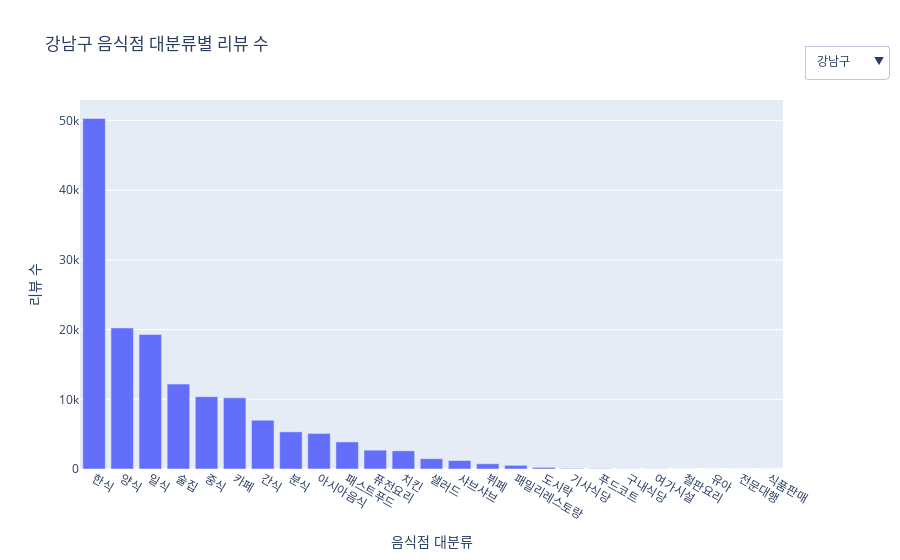

The cell this chart's notebook holds for it:
### Code cell
seoul_grouped = seoul_df.groupby(['구군', 'diner_category_large']).agg({'review_id': 'count'}).reset_index()
seoul_grouped.columns = ['구군', '카테고리', '리뷰수']

gu_list = seoul_grouped['구군'].unique()

fig = go.Figure()

for i, gu in enumerate(gu_list):
    df_gu = seoul_grouped[seoul_grouped['구군'] == gu].sort_values('리뷰수', ascending=False)

    fig.add_trace(go.Bar(
        x=df_gu['카테고리'],
        y=df_gu['리뷰수'],
        name=gu,
        visible=(i == 0)
    ))

dropdown_buttons = [
    dict(label=gu,
         method='update',
         args=[{'visible': [i == j for j in range(len(gu_list))]},
               {'title': f"{gu} 음식점 대분류별 리뷰 수"}])
    for i, gu in enumerate(gu_list)
]

fig.update_layout(
    updatemenus=[dict(
        active=0,
        buttons=dropdown_buttons,
        x=1.15,
        y=1.15,
        showactive=True
    )],
    title=f"{gu_list[0]} 음식점 대분류별 리뷰 수",
    xaxis_title="음식점 대분류",
    yaxis_title="리뷰 수",
)

fig.show()

### Figure 1 — Plotly figure (JSON) as saved in the notebook; plotly's stock layout.template omitted (floating-point values rounded to 4 significant figures)
{"data": [{"name": "강남구", "type": "bar", "visible": true, "x": ["한식", "양식", "일식", "술집", "중식", "카페", "간식", "분식", "아시아음식", "패스트푸드", "퓨전요리", "치킨", "샐러드", "샤브샤브", "뷔페", "패밀리레스토랑", "도시락", "기사식당", "푸드코트", "구내식당", "여가시설", "철판요리", "유아", "전문대행", "식품판매"], "y": [50305, 20239, 19294, 12184, 10373, 10212, 7011, 5328, 5098, 3884, 2702, 2602, 1478, 1216, 751, 527, 230, 81, 51, 30, 17, 7, 4, 3, 2]}, {"name": "강동구", "type": "bar", "visible": false, "x": ["한식", "카페", "일식", "양식", "분식", "간식", "중식", "술집", "치킨", "패스트푸드", "아시아음식", "샤브샤브", "샐러드", "뷔페", "퓨전요리", "기사식당", "도시락", "유아", "여가시설", "야식", "식품판매", "패밀리레스토랑", "철판요리", "푸드코트"], "y": [12623, 4039, 3299, 2282, 2141, 2007, 1970, 1483, 1239, 938, 861, 351, 191, 189, 109, 57, 53, 30, 25, 13, 11, 10, 8, 1]}, {"name": "강북구", "type": "bar", "visible": false, "x": ["한식", "카페", "일식", "술집", "중식", "분식", "간식", "치킨", "양식", "패스트푸드", "아시아음식", "샤브샤브", "뷔페", "기사식당", "샐러드", "여가시설", "퓨전요리", "패밀리레스토랑", "유아", "도시락", "철판요리"], "y": [9287, 2415, 1603, 1330, 1168, 1122, 1108, 886, 813, 562, 236, 233, 149, 132, 71, 47, 39, 30, 27, 21, 3]}, {"name": "강서구", "type": "bar", "visible": false, "x": ["한식", "카페", "일식", "중식", "간식", "양식", "술집", "분식", "치킨", "패스트푸드", "아시아음식", "샤브샤브", "샐러드", "뷔페", "퓨전요리", "패밀리레스토랑", "여가시설", "도시락", "기사식당", "푸드코트", "유아", "철판요리", "구내식당", "야식"], "y": [19927, 4925, 4621, 3659, 3164, 2825, 2760, 2668, 1917, 1378, 1185, 533, 457, 334, 329, 264, 97, 83, 40, 32, 13, 4, 2, 1]}, {"name": "관악구", "type": "bar", "visible": false, "x": ["한식", "일식", "카페", "중식", "술집", "양식", "분식", "간식", "치킨", "패스트푸드", "아시아음식", "샤브샤브", "퓨전요리", "샐러드", "뷔페", "도시락", "구내식당", "패밀리레스토랑", "기사식당", "여가시설", "야식", "푸드코트", "유아"], "y": [23000, 7328, 5718, 5356, 5137, 4608, 3879, 3726, 2681, 1768, 1137, 729, 531, 488, 182, 127, 75, 69, 27, 15, 4, 2, 1]}, {"name": "광진구", "type": "bar", "visible": false, "x": ["한식", "중식", "일식", "카페", "술집", "양식", "분식", "간식", "치킨", "패스트푸드", "아시아음식", "샤브샤브", "기사식당", "샐러드", "뷔페", "퓨전요리", "패밀리레스토랑", "도시락", "여가시설", "유아", "철판요리", "구내식당", "식품판매", "전문대행"], "y": [16891, 5559, 5449, 4676, 3837, 3717, 3092, 2259, 1612, 1034, 760, 659, 375, 340, 256, 250, 213, 38, 21, 17, 8, 5, 3, 1]}, {"name": "구로구", "type": "bar", "visible": false, "x": ["한식", "카페", "중식", "일식", "술집", "분식", "간식", "양식", "치킨", "패스트푸드", "아시아음식", "샤브샤브", "퓨전요리", "샐러드", "도시락", "뷔페", "패밀리레스토랑", "유아", "구내식당", "여가시설", "푸드코트", "철판요리", "기사식당"], "y": [10423, 2428, 2284, 1926, 1440, 1398, 1346, 1114, 1107, 832, 584, 280, 183, 147, 123, 112, 32, 23, 20, 17, 14, 11, 4]}, {"name": "금천구", "type": "bar", "visible": false, "x": ["한식", "카페", "중식", "일식", "분식", "간식", "양식", "술집", "치킨", "패스트푸드", "아시아음식", "샤브샤브", "뷔페", "샐러드", "퓨전요리", "패밀리레스토랑", "구내식당", "도시락", "유아", "철판요리", "푸드코트", "식품판매", "여가시설", "야식"], "y": [5770, 1908, 1477, 1187, 963, 895, 803, 779, 697, 567, 450, 185, 152, 119, 103, 73, 67, 50, 11, 3, 3, 2, 2, 1]}, {"name": "노원구", "type": "bar", "visible": false, "x": ["한식", "카페", "일식", "간식", "중식", "양식", "분식", "술집", "치킨", "패스트푸드", "아시아음식", "샤브샤브", "퓨전요리", "샐러드", "패밀리레스토랑", "도시락", "뷔페", "여가시설", "유아", "철판요리", "기사식당", "푸드코트", "구내식당", "야식", "식품판매"], "y": [11731, 2976, 2825, 2210, 2019, 1921, 1549, 1516, 1280, 903, 628, 359, 254, 126, 110, 96, 72, 69, 40, 30, 15, 6, 1, 1, 1]}, {"name": "도봉구", "type": "bar", "visible": false, "x": ["한식", "일식", "카페", "패스트푸드", "중식", "간식", "양식", "분식", "치킨", "술집", "아시아음식", "샤브샤브", "패밀리레스토랑", "샐러드", "퓨전요리", "뷔페", "도시락", "유아", "여가시설", "기사식당", "야식"], "y": [5523, 1653, 1581, 1226, 1048, 982, 853, 777, 756, 524, 256, 135, 70, 66, 50, 41, 32, 19, 10, 7, 2]}, {"name": "동대문구", "type": "bar", "visible": false, "x": ["한식", "카페", "일식", "중식", "분식", "간식", "술집", "양식", "치킨", "패스트푸드", "아시아음식", "샤브샤브", "퓨전요리", "샐러드", "뷔페", "기사식당", "도시락", "여가시설", "패밀리레스토랑", "유아", "구내식당", "야식"], "y": [16152, 3931, 3223, 2662, 2410, 2155, 1810, 1749, 1617, 1016, 653, 353, 200, 197, 140, 116, 93, 43, 23, 16, 3, 1]}, {"name": "동작구", "type": "bar", "visible": false, "x": ["한식", "카페", "일식", "분식", "술집", "양식", "간식", "중식", "치킨", "패스트푸드", "아시아음식", "샤브샤브", "퓨전요리", "뷔페", "샐러드", "패밀리레스토랑", "도시락", "여가시설", "유아", "기사식당", "푸드코트"], "y": [14562, 4004, 3626, 3078, 2943, 2663, 2585, 2568, 1881, 1454, 868, 588, 458, 323, 273, 165, 87, 45, 25, 9, 3]}, {"name": "마포구", "type": "bar", "visible": false, "x": ["한식", "일식", "양식", "술집", "간식", "카페", "중식", "분식", "아시아음식", "치킨", "패스트푸드", "퓨전요리", "샐러드", "샤브샤브", "뷔페", "패밀리레스토랑", "기사식당", "도시락", "철판요리", "여가시설", "유아", "구내식당", "푸드코트", "야식"], "y": [43036, 28020, 16674, 16582, 10493, 10428, 9275, 6767, 5848, 4329, 2194, 1271, 879, 821, 554, 311, 196, 136, 105, 68, 36, 25, 15, 1]}, {"name": "서대문구", "type": "bar", "visible": false, "x": ["한식", "일식", "카페", "양식", "중식", "간식", "분식", "술집", "아시아음식", "치킨", "패스트푸드", "퓨전요리", "샤브샤브", "도시락", "샐러드", "패밀리레스토랑", "뷔페", "여가시설", "기사식당", "구내식당", "철판요리", "유아", "푸드코트", "야식"], "y": [16016, 6449, 5277, 5067, 4691, 4076, 3961, 3474, 1872, 1720, 1473, 970, 326, 284, 257, 133, 92, 88, 38, 24, 16, 10, 8, 4]}, {"name": "서초구", "type": "bar", "visible": false, "x": ["한식", "양식", "일식", "카페", "술집", "중식", "간식", "분식", "패스트푸드", "아시아음식", "치킨", "샤브샤브", "퓨전요리", "샐러드", "뷔페", "패밀리레스토랑", "도시락", "푸드코트", "철판요리", "구내식당", "유아", "여가시설", "전문대행", "야식"], "y": [28590, 10400, 8555, 6939, 5371, 5300, 5182, 3457, 2519, 2508, 1826, 1050, 741, 660, 620, 466, 133, 50, 30, 25, 11, 8, 5, 1]}, {"name": "성동구", "type": "bar", "visible": false, "x": ["한식", "양식", "일식", "카페", "술집", "간식", "중식", "아시아음식", "분식", "치킨", "패스트푸드", "퓨전요리", "샐러드", "샤브샤브", "뷔페", "여가시설", "도시락", "패밀리레스토랑", "철판요리", "기사식당", "구내식당", "푸드코트", "유아"], "y": [17764, 8430, 6874, 5624, 4544, 4247, 2637, 2099, 1991, 1362, 1127, 864, 379, 316, 130, 81, 68, 38, 37, 21, 21, 7, 1]}, {"name": "성북구", "type": "bar", "visible": false, "x": ["한식", "카페", "일식", "양식", "중식", "간식", "술집", "분식", "치킨", "패스트푸드", "아시아음식", "샤브샤브", "퓨전요리", "샐러드", "패밀리레스토랑", "여가시설", "도시락", "기사식당", "뷔페", "유아", "구내식당"], "y": [13872, 4995, 4199, 3702, 3419, 3230, 2844, 2564, 1487, 1117, 1054, 499, 350, 250, 124, 114, 84, 49, 39, 23, 6]}, {"name": "송파구", "type": "bar", "visible": false, "x": ["한식", "일식", "양식", "카페", "술집", "간식", "중식", "분식", "치킨", "패스트푸드", "아시아음식", "샤브샤브", "뷔페", "샐러드", "퓨전요리", "패밀리레스토랑", "도시락", "여가시설", "유아", "기사식당", "푸드코트", "철판요리", "식품판매", "구내식당"], "y": [32251, 10287, 7557, 5996, 5533, 5241, 5226, 3923, 2688, 2209, 1596, 1081, 640, 518, 359, 352, 140, 129, 33, 33, 29, 20, 5, 4]}, {"name": "양천구", "type": "bar", "visible": false, "x": ["한식", "카페", "간식", "중식", "일식", "분식", "양식", "치킨", "술집", "패스트푸드", "아시아음식", "패밀리레스토랑", "샤브샤브", "뷔페", "퓨전요리", "샐러드", "도시락", "기사식당", "여가시설", "유아", "야식", "구내식당", "푸드코트"], "y": [8850, 2183, 2073, 1895, 1794, 1686, 1226, 1175, 1067, 807, 505, 236, 220, 114, 101, 85, 78, 55, 43, 19, 4, 2, 2]}, {"name": "영등포구", "type": "bar", "visible": false, "x": ["한식", "일식", "중식", "카페", "술집", "양식", "간식", "분식", "치킨", "패스트푸드", "아시아음식", "퓨전요리", "샤브샤브", "샐러드", "뷔페", "패밀리레스토랑", "도시락", "기사식당", "철판요리", "여가시설", "구내식당", "푸드코트", "야식", "유아"], "y": [30037, 6822, 6275, 6155, 5721, 5133, 4215, 2907, 2614, 1730, 1477, 822, 740, 622, 422, 315, 111, 55, 51, 48, 46, 23, 10, 6]}, {"name": "용산구", "type": "bar", "visible": false, "x": ["한식", "양식", "술집", "카페", "일식", "간식", "중식", "아시아음식", "분식", "치킨", "패스트푸드", "퓨전요리", "샐러드", "샤브샤브", "패밀리레스토랑", "뷔페", "기사식당", "철판요리", "푸드코트", "도시락", "여가시설", "구내식당", "유아"], "y": [21588, 16217, 8458, 8121, 6274, 5661, 4708, 3917, 3591, 1764, 1237, 1175, 390, 331, 162, 129, 83, 52, 46, 38, 29, 15, 1]}, {"name": "은평구", "type": "bar", "visible": false, "x": ["한식", "카페", "일식", "중식", "분식", "간식", "치킨", "양식", "술집", "패스트푸드", "아시아음식", "샤브샤브", "퓨전요리", "뷔페", "샐러드", "패밀리레스토랑", "유아", "기사식당", "도시락", "철판요리", "여가시설", "푸드코트", "식품판매"], "y": [11726, 4143, 2973, 2550, 2460, 2094, 1621, 1587, 1538, 805, 604, 294, 248, 212, 89, 67, 40, 37, 29, 14, 8, 6, 4]}, {"name": "종로구", "type": "bar", "visible": false, "x": ["한식", "양식", "일식", "술집", "카페", "중식", "간식", "분식", "아시아음식", "패스트푸드", "치킨", "퓨전요리", "샤브샤브", "샐러드", "패밀리레스토랑", "뷔페", "도시락", "구내식당", "푸드코트", "여가시설", "유아"], "y": [42740, 12111, 10697, 7525, 7167, 6926, 6719, 5966, 4516, 2098, 1423, 1015, 1000, 496, 310, 244, 102, 9, 9, 2, 1]}, {"name": "중구", "type": "bar", "visible": false, "x": ["한식", "일식", "술집", "양식", "분식", "중식", "카페", "간식", "아시아음식", "패스트푸드", "치킨", "뷔페", "퓨전요리", "샐러드", "샤브샤브", "패밀리레스토랑", "도시락", "푸드코트", "구내식당", "철판요리", "유아", "여가시설"], "y": [42399, 9744, 9367, 7338, 6398, 5916, 5290, 3493, 3104, 1594, 1046, 861, 685, 525, 421, 274, 93, 72, 33, 25, 3, 1]}, {"name": "중랑구", "type": "bar", "visible": false, "x": ["한식", "카페", "일식", "중식", "분식", "간식", "술집", "치킨", "양식", "패스트푸드", "뷔페", "아시아음식", "샤브샤브", "퓨전요리", "샐러드", "기사식당", "여가시설", "유아", "패밀리레스토랑", "도시락"], "y": [8794, 2221, 1451, 1347, 1312, 1125, 1032, 945, 763, 521, 398, 225, 212, 105, 54, 49, 46, 33, 22, 16]}], "layout": {"title": {"text": "강남구 음식점 대분류별 리뷰 수"}, "updatemenus": [{"active": 0, "buttons": [{"args": [{"visible": [true, false, false, false, false, false, false, false, false, false, false, false, false, false, false, false, false, false, false, false, false, false, false, false, false]}, {"title": "강남구 음식점 대분류별 리뷰 수"}], "label": "강남구", "method": "update"}, {"args": [{"visible": [false, true, false, false, false, false, false, false, false, false, false, false, false, false, false, false, false, false, false, false, false, false, false, false, false]}, {"title": "강동구 음식점 대분류별 리뷰 수"}], "label": "강동구", "method": "update"}, {"args": [{"visible": [false, false, true, false, false, false, false, false, false, false, false, false, false, false, false, false, false, false, false, false, false, false, false, false, false]}, {"title": "강북구 음식점 대분류별 리뷰 수"}], "label": "강북구", "method": "update"}, {"args": [{"visible": [false, false, false, true, false, false, false, false, false, false, false, false, false, false, false, false, false, false, false, false, false, false, false, false, false]}, {"title": "강서구 음식점 대분류별 리뷰 수"}], "label": "강서구", "method": "update"}, {"args": [{"visible": [false, false, false, false, true, false, false, false, false, false, false, false, false, false, false, false, false, false, false, false, false, false, false, false, false]}, {"title": "관악구 음식점 대분류별 리뷰 수"}], "label": "관악구", "method": "update"}, {"args": [{"visible": [false, false, false, false, false, true, false, false, false, false, false, false, false, false, false, false, false, false, false, false, false, false, false, false, false]}, {"title": "광진구 음식점 대분류별 리뷰 수"}], "label": "광진구", "method": "update"}, {"args": [{"visible": [false, false, false, false, false, false, true, false, false, false, false, false, false, false, false, false, false, false, false, false, false, false, false, false, false]}, {"title": "구로구 음식점 대분류별 리뷰 수"}], "label": "구로구", "method": "update"}, {"args": [{"visible": [false, false, false, false, false, false, false, true, false, false, false, false, false, false, false, false, false, false, false, false, false, false, false, false, false]}, {"title": "금천구 음식점 대분류별 리뷰 수"}], "label": "금천구", "method": "update"}, {"args": [{"visible": [false, false, false, false, false, false, false, false, true, false, false, false, false, false, false, false, false, false, false, false, false, false, false, false, false]}, {"title": "노원구 음식점 대분류별 리뷰 수"}], "label": "노원구", "method": "update"}, {"args": [{"visible": [false, false, false, false, false, false, false, false, false, true, false, false, false, false, false, false, false, false, false, false, false, false, false, false, false]}, {"title": "도봉구 음식점 대분류별 리뷰 수"}], "label": "도봉구", "method": "update"}, {"args": [{"visible": [false, false, false, false, false, false, false, false, false, false, true, false, false, false, false, false, false, false, false, false, false, false, false, false, false]}, {"title": "동대문구 음식점 대분류별 리뷰 수"}], "label": "동대문구", "method": "update"}, {"args": [{"visible": [false, false, false, false, false, false, false, false, false, false, false, true, false, false, false, false, false, false, false, false, false, false, false, false, false]}, {"title": "동작구 음식점 대분류별 리뷰 수"}], "label": "동작구", "method": "update"}, {"args": [{"visible": [false, false, false, false, false, false, false, false, false, false, false, false, true, false, false, false, false, false, false, false, false, false, false, false, false]}, {"title": "마포구 음식점 대분류별 리뷰 수"}], "label": "마포구", "method": "update"}, {"args": [{"visible": [false, false, false, false, false, false, false, false, false, false, false, false, false, true, false, false, false, false, false, false, false, false, false, false, false]}, {"title": "서대문구 음식점 대분류별 리뷰 수"}], "label": "서대문구", "method": "update"}, {"args": [{"visible": [false, false, false, false, false, false, false, false, false, false, false, false, false, false, true, false, false, false, false, false, false, false, false, false, false]}, {"title": "서초구 음식점 대분류별 리뷰 수"}], "label": "서초구", "method": "update"}, {"args": [{"visible": [false, false, false, false, false, false, false, false, false, false, false, false, false, false, false, true, false, false, false, false, false, false, false, false, false]}, {"title": "성동구 음식점 대분류별 리뷰 수"}], "label": "성동구", "method": "update"}, {"args": [{"visible": [false, false, false, false, false, false, false, false, false, false, false, false, false, false, false, false, true, false, false, false, false, false, false, false, false]}, {"title": "성북구 음식점 대분류별 리뷰 수"}], "label": "성북구", "method": "update"}, {"args": [{"visible": [false, false, false, false, false, false, false, false, false, false, false, false, false, false, false, false, false, true, false, false, false, false, false, false, false]}, {"title": "송파구 음식점 대분류별 리뷰 수"}], "label": "송파구", "method": "update"}, {"args": [{"visible": [false, false, false, false, false, false, false, false, false, false, false, false, false, false, false, false, false, false, true, false, false, false, false, false, false]}, {"title": "양천구 음식점 대분류별 리뷰 수"}], "label": "양천구", "method": "update"}, {"args": [{"visible": [false, false, false, false, false, false, false, false, false, false, false, false, false, false, false, false, false, false, false, true, false, false, false, false, false]}, {"title": "영등포구 음식점 대분류별 리뷰 수"}], "label": "영등포구", "method": "update"}, {"args": [{"visible": [false, false, false, false, false, false, false, false, false, false, false, false, false, false, false, false, false, false, false, false, true, false, false, false, false]}, {"title": "용산구 음식점 대분류별 리뷰 수"}], "label": "용산구", "method": "update"}, {"args": [{"visible": [false, false, false, false, false, false, false, false, false, false, false, false, false, false, false, false, false, false, false, false, false, true, false, false, false]}, {"title": "은평구 음식점 대분류별 리뷰 수"}], "label": "은평구", "method": "update"}, {"args": [{"visible": [false, false, false, false, false, false, false, false, false, false, false, false, false, false, false, false, false, false, false, false, false, false, true, false, false]}, {"title": "종로구 음식점 대분류별 리뷰 수"}], "label": "종로구", "method": "update"}, {"args": [{"visible": [false, false, false, false, false, false, false, false, false, false, false, false, false, false, false, false, false, false, false, false, false, false, false, true, false]}, {"title": "중구 음식점 대분류별 리뷰 수"}], "label": "중구", "method": "update"}, {"args": [{"visible": [false, false, false, false, false, false, false, false, false, false, false, false, false, false, false, false, false, false, false, false, false, false, false, false, true]}, {"title": "중랑구 음식점 대분류별 리뷰 수"}], "label": "중랑구", "method": "update"}], "showactive": true, "x": 1.15, "y": 1.15}], "xaxis": {"title": {"text": "음식점 대분류"}}, "yaxis": {"title": {"text": "리뷰 수"}}}}
